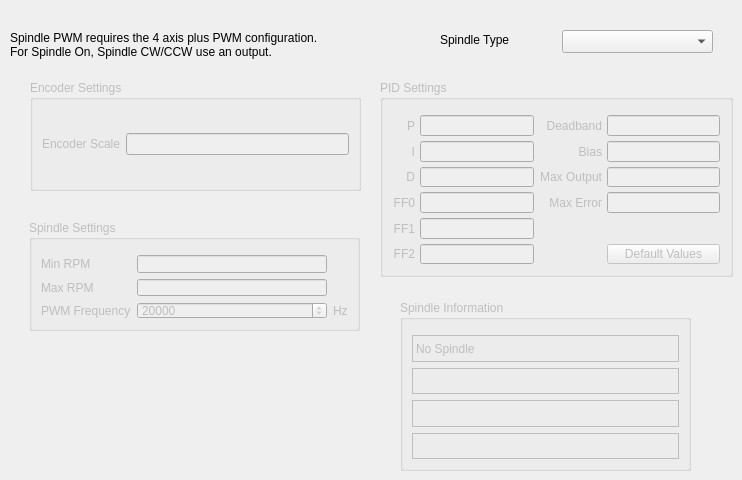
      <widget class="QWidget" name="spindle">
       <attribute name="title">
        <string>Spindle</string>
       </attribute>
       <widget class="QLabel" name="label_142">
        <property name="geometry">
         <rect>
          <x>10</x>
          <y>20</y>
          <width>431</width>
          <height>51</height>
         </rect>
        </property>
        <property name="text">
         <string>&lt;html&gt;&lt;head/&gt;&lt;body&gt;&lt;p&gt;Spindle PWM requires the 4 axis plus PWM configuration.&lt;br/&gt;For Spindle On, Spindle CW/CCW use an output.&lt;/p&gt;&lt;/body&gt;&lt;/html&gt;</string>
        </property>
       </widget>
       <widget class="QGroupBox" name="spindlepidGB">
        <property name="enabled">
         <bool>false</bool>
        </property>
        <property name="geometry">
         <rect>
          <x>380</x>
          <y>80</y>
          <width>353</width>
          <height>197</height>
         </rect>
        </property>
        <property name="title">
         <string>PID Settings</string>
        </property>
        <property name="checkable">
         <bool>false</bool>
        </property>
        <layout class="QGridLayout" name="gridLayout_30">
         <property name="leftMargin">
          <number>10</number>
         </property>
         <property name="topMargin">
          <number>15</number>
         </property>
         <property name="rightMargin">
          <number>10</number>
         </property>
         <property name="bottomMargin">
          <number>10</number>
         </property>
         <property name="spacing">
          <number>5</number>
         </property>
         <item row="0" column="0">
          <widget class="QLabel" name="label_264">
           <property name="text">
            <string>P</string>
           </property>
           <property name="alignment">
            <set>Qt::AlignRight|Qt::AlignTrailing|Qt::AlignVCenter</set>
           </property>
          </widget>
         </item>
         <item row="0" column="1">
          <widget class="QLineEdit" name="p_s">
           <property name="text">
            <string/>
           </property>
           <property name="alignment">
            <set>Qt::AlignRight|Qt::AlignTrailing|Qt::AlignVCenter</set>
           </property>
          </widget>
         </item>
         <item row="0" column="2">
          <widget class="QLabel" name="label_265">
           <property name="text">
            <string>Deadband</string>
           </property>
           <property name="alignment">
            <set>Qt::AlignRight|Qt::AlignTrailing|Qt::AlignVCenter</set>
           </property>
          </widget>
         </item>
         <item row="0" column="3">
          <widget class="QLineEdit" name="deadband_s">
           <property name="text">
            <string/>
           </property>
           <property name="alignment">
            <set>Qt::AlignRight|Qt::AlignTrailing|Qt::AlignVCenter</set>
           </property>
          </widget>
         </item>
         <item row="1" column="0">
          <widget class="QLabel" name="label_266">
           <property name="text">
            <string>I</string>
           </property>
           <property name="alignment">
            <set>Qt::AlignRight|Qt::AlignTrailing|Qt::AlignVCenter</set>
           </property>
          </widget>
         </item>
         <item row="1" column="1">
          <widget class="QLineEdit" name="i_s">
           <property name="text">
            <string/>
           </property>
           <property name="alignment">
            <set>Qt::AlignRight|Qt::AlignTrailing|Qt::AlignVCenter</set>
           </property>
          </widget>
         </item>
         <item row="1" column="2">
          <widget class="QLabel" name="label_267">
           <property name="text">
            <string>Bias</string>
           </property>
           <property name="alignment">
            <set>Qt::AlignRight|Qt::AlignTrailing|Qt::AlignVCenter</set>
           </property>
          </widget>
         </item>
         <item row="1" column="3">
          <widget class="QLineEdit" name="bias_s">
           <property name="text">
            <string/>
           </property>
           <property name="alignment">
            <set>Qt::AlignRight|Qt::AlignTrailing|Qt::AlignVCenter</set>
           </property>
          </widget>
         </item>
         <item row="2" column="0">
          <widget class="QLabel" name="label_268">
           <property name="text">
            <string>D</string>
           </property>
           <property name="alignment">
            <set>Qt::AlignRight|Qt::AlignTrailing|Qt::AlignVCenter</set>
           </property>
          </widget>
         </item>
         <item row="2" column="1">
          <widget class="QLineEdit" name="d_s">
           <property name="text">
            <string/>
           </property>
           <property name="alignment">
            <set>Qt::AlignRight|Qt::AlignTrailing|Qt::AlignVCenter</set>
           </property>
          </widget>
         </item>
         <item row="2" column="2">
          <widget class="QLabel" name="label_269">
           <property name="text">
            <string>Max Output</string>
           </property>
           <property name="alignment">
            <set>Qt::AlignRight|Qt::AlignTrailing|Qt::AlignVCenter</set>
           </property>
          </widget>
         </item>
         <item row="2" column="3">
          <widget class="QLineEdit" name="maxOutput_s">
           <property name="text">
            <string/>
           </property>
           <property name="alignment">
            <set>Qt::AlignRight|Qt::AlignTrailing|Qt::AlignVCenter</set>
           </property>
          </widget>
         </item>
         <item row="3" column="0">
          <widget class="QLabel" name="label_270">
           <property name="text">
            <string>FF0</string>
           </property>
           <property name="alignment">
            <set>Qt::AlignRight|Qt::AlignTrailing|Qt::AlignVCenter</set>
           </property>
          </widget>
         </item>
         <item row="3" column="1">
          <widget class="QLineEdit" name="ff0_s">
           <property name="text">
            <string/>
           </property>
           <property name="alignment">
            <set>Qt::AlignRight|Qt::AlignTrailing|Qt::AlignVCenter</set>
           </property>
          </widget>
         </item>
         <item row="3" column="2">
          <widget class="QLabel" name="label_271">
           <property name="text">
            <string>Max Error</string>
           </property>
           <property name="alignment">
            <set>Qt::AlignRight|Qt::AlignTrailing|Qt::AlignVCenter</set>
           </property>
          </widget>
         </item>
         <item row="3" column="3">
          <widget class="QLineEdit" name="maxError_s">
           <property name="text">
            <string/>
           </property>
           <property name="alignment">
            <set>Qt::AlignRight|Qt::AlignTrailing|Qt::AlignVCenter</set>
           </property>
          </widget>
         </item>
         <item row="4" column="0">
          <widget class="QLabel" name="label_272">
           <property name="text">
            <string>FF1</string>
           </property>
           <property name="alignment">
            <set>Qt::AlignRight|Qt::AlignTrailing|Qt::AlignVCenter</set>
           </property>
          </widget>
         </item>
         <item row="4" column="1">
          <widget class="QLineEdit" name="ff1_s">
           <property name="text">
            <string/>
           </property>
           <property name="alignment">
            <set>Qt::AlignRight|Qt::AlignTrailing|Qt::AlignVCenter</set>
           </property>
          </widget>
         </item>
         <item row="5" column="0">
          <widget class="QLabel" name="label_273">
           <property name="text">
            <string>FF2</string>
           </property>
           <property name="alignment">
            <set>Qt::AlignRight|Qt::AlignTrailing|Qt::AlignVCenter</set>
           </property>
          </widget>
         </item>
         <item row="5" column="1">
          <widget class="QLineEdit" name="ff2_s">
           <property name="text">
            <string/>
           </property>
           <property name="alignment">
            <set>Qt::AlignRight|Qt::AlignTrailing|Qt::AlignVCenter</set>
           </property>
          </widget>
         </item>
         <item row="5" column="3">
          <widget class="QPushButton" name="pidDefault_s">
           <property name="text">
            <string>Default Values</string>
           </property>
          </widget>
         </item>
        </layout>
       </widget>
       <widget class="QGroupBox" name="encoderGB">
        <property name="enabled">
         <bool>false</bool>
        </property>
        <property name="geometry">
         <rect>
          <x>30</x>
          <y>80</y>
          <width>331</width>
          <height>111</height>
         </rect>
        </property>
        <property name="title">
         <string>Encoder Settings</string>
        </property>
        <property name="checkable">
         <bool>false</bool>
        </property>
        <property name="checked">
         <bool>false</bool>
        </property>
        <layout class="QGridLayout" name="gridLayout_31">
         <item row="0" column="1">
          <widget class="QLineEdit" name="spindleScale"/>
         </item>
         <item row="0" column="0">
          <widget class="QLabel" name="label_178">
           <property name="text">
            <string>Encoder Scale</string>
           </property>
          </widget>
         </item>
        </layout>
       </widget>
       <widget class="QComboBox" name="spindleTypeCB">
        <property name="geometry">
         <rect>
          <x>562</x>
          <y>30</y>
          <width>151</width>
          <height>23</height>
         </rect>
        </property>
       </widget>
       <widget class="QLabel" name="label_193">
        <property name="geometry">
         <rect>
          <x>440</x>
          <y>30</y>
          <width>91</width>
          <height>20</height>
         </rect>
        </property>
        <property name="text">
         <string>Spindle Type</string>
        </property>
       </widget>
       <widget class="QGroupBox" name="spindleGB">
        <property name="enabled">
         <bool>false</bool>
        </property>
        <property name="geometry">
         <rect>
          <x>29</x>
          <y>220</y>
          <width>331</width>
          <height>111</height>
         </rect>
        </property>
        <property name="title">
         <string>Spindle Settings</string>
        </property>
        <layout class="QGridLayout" name="gridLayout_37">
         <property name="topMargin">
          <number>15</number>
         </property>
         <item row="1" column="0">
          <widget class="QLabel" name="label_180">
           <property name="text">
            <string>Max RPM</string>
           </property>
          </widget>
         </item>
         <item row="1" column="1">
          <widget class="QLineEdit" name="spindleMaxRpm"/>
         </item>
         <item row="0" column="0">
          <widget class="QLabel" name="label_192">
           <property name="text">
            <string>Min RPM</string>
           </property>
          </widget>
         </item>
         <item row="0" column="1">
          <widget class="QLineEdit" name="spindleMinRpm"/>
         </item>
         <item row="2" column="0">
          <widget class="QLabel" name="label_194">
           <property name="text">
            <string>PWM Frequency</string>
           </property>
          </widget>
         </item>
         <item row="2" column="1">
          <widget class="QSpinBox" name="pwmFrequencySB">
           <property name="maximum">
            <number>193000</number>
           </property>
           <property name="value">
            <number>20000</number>
           </property>
          </widget>
         </item>
         <item row="2" column="2">
          <widget class="QLabel" name="label_198">
           <property name="text">
            <string>Hz</string>
           </property>
          </widget>
         </item>
        </layout>
       </widget>
       <widget class="QGroupBox" name="spindleInfoGB">
        <property name="enabled">
         <bool>false</bool>
        </property>
        <property name="geometry">
         <rect>
          <x>400</x>
          <y>300</y>
          <width>291</width>
          <height>171</height>
         </rect>
        </property>
        <property name="title">
         <string>Spindle Information</string>
        </property>
        <layout class="QGridLayout" name="gridLayout_38">
         <property name="topMargin">
          <number>15</number>
         </property>
         <item row="2" column="0">
          <widget class="QLabel" name="spindleInfo3Lbl">
           <property name="frameShape">
            <enum>QFrame::Box</enum>
           </property>
           <property name="text">
            <string/>
           </property>
          </widget>
         </item>
         <item row="1" column="0">
          <widget class="QLabel" name="spindleInfo2Lbl">
           <property name="frameShape">
            <enum>QFrame::Box</enum>
           </property>
           <property name="text">
            <string/>
           </property>
          </widget>
         </item>
         <item row="0" column="0">
          <widget class="QLabel" name="spindleInfo1Lbl">
           <property name="frameShape">
            <enum>QFrame::Box</enum>
           </property>
           <property name="text">
            <string>No Spindle</string>
           </property>
          </widget>
         </item>
         <item row="3" column="0">
          <widget class="QLabel" name="spindleInfo4Lbl">
           <property name="frameShape">
            <enum>QFrame::Box</enum>
           </property>
           <property name="text">
            <string/>
           </property>
          </widget>
         </item>
        </layout>
       </widget>
      </widget>
